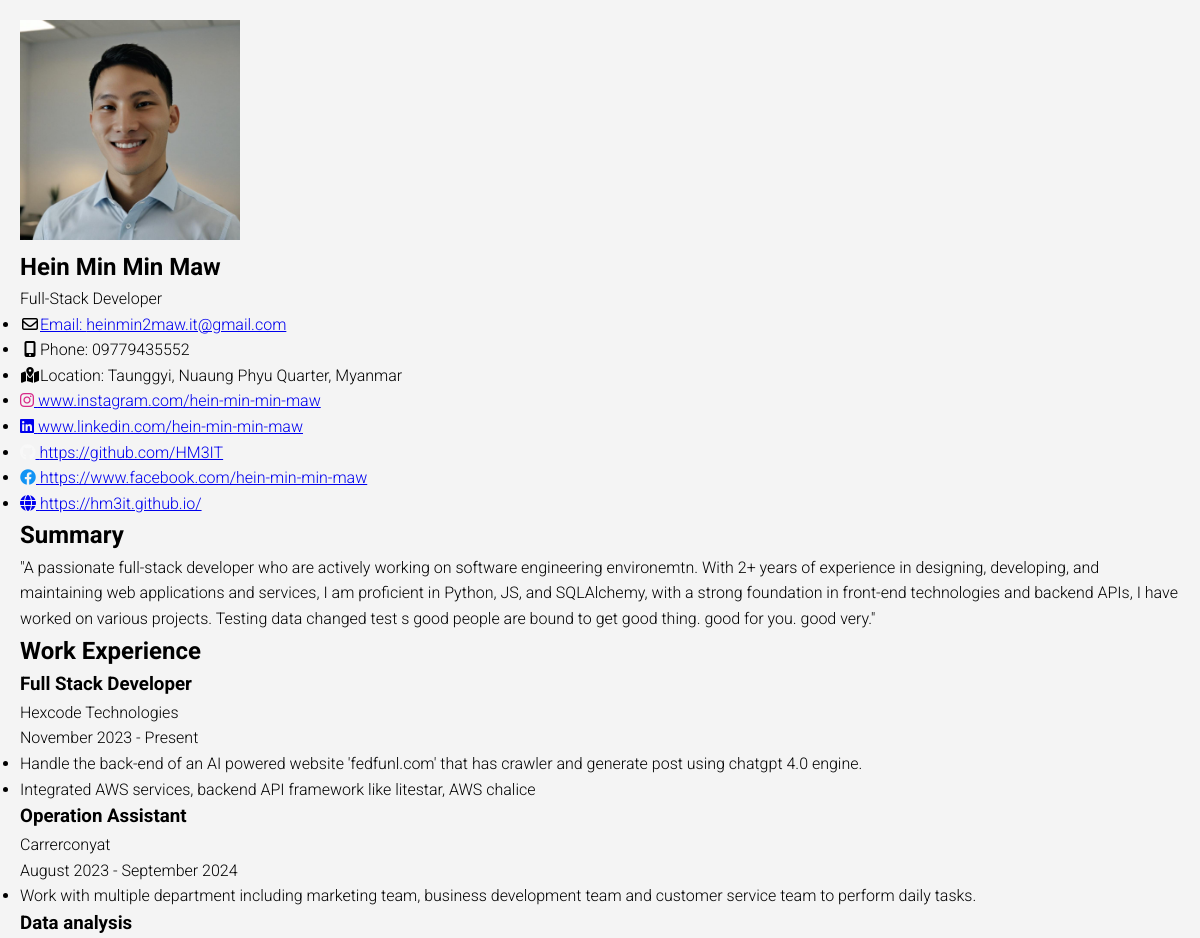
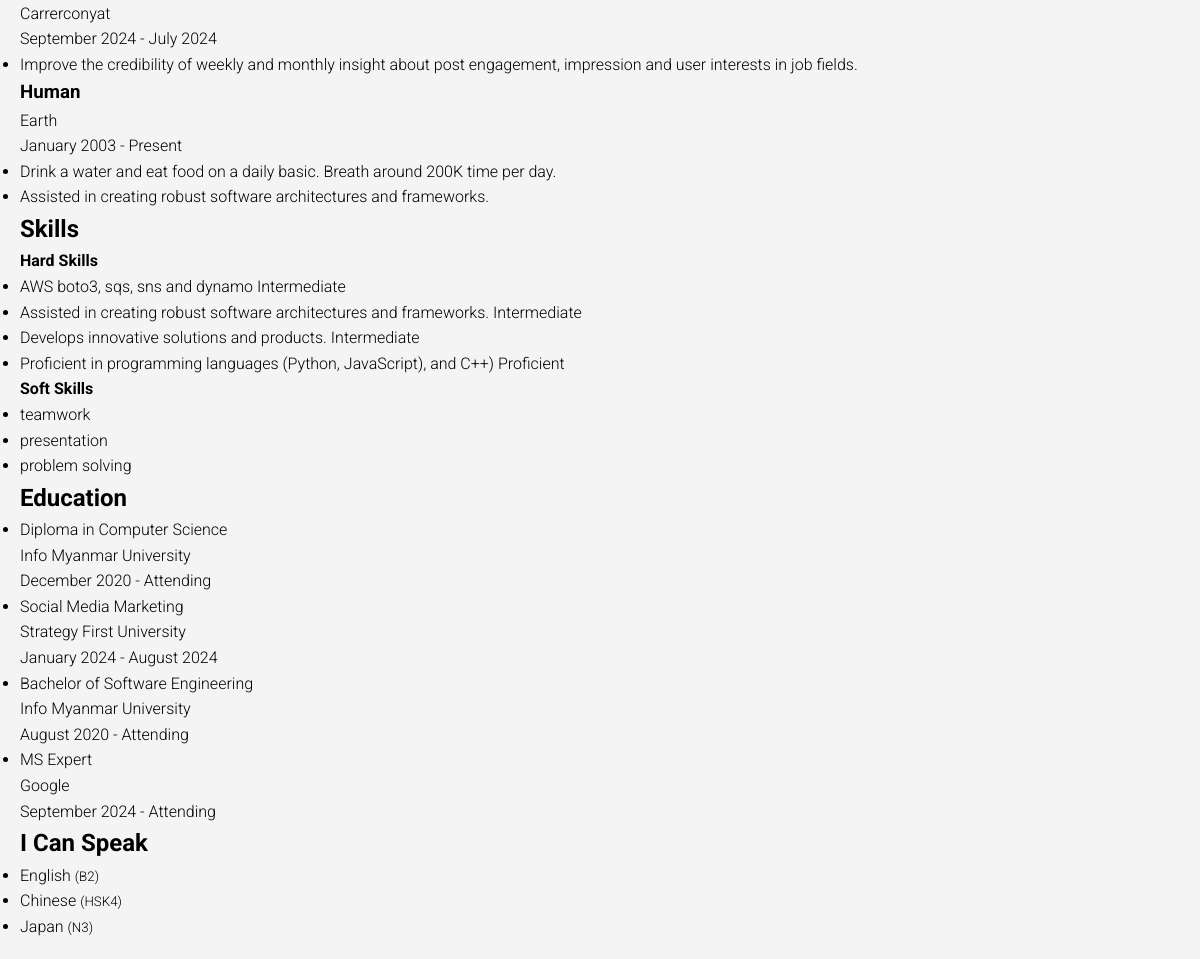
Screenshot of /resumes/view/59aa70b8-f612-4ecd-8516-d3fd2cb40cc7 with the database file from the repository (2 pictures, top to bottom).
### tables.py (models this page shows)
class Resume(Base):
    __tablename__ = "resume"
    id: Mapped[str] = mapped_column(primary_key=True)
    template_id: Mapped[int] = mapped_column(ForeignKey("template.id"))
    address_id: Mapped[int] = mapped_column(ForeignKey("address.id"))
    is_headshot: Mapped[bool] = mapped_column(Boolean)
    user_id: Mapped[int] = mapped_column(ForeignKey("users.id"))
    username: Mapped[str] = mapped_column(String(40), nullable=False)
    profession: Mapped[str] = mapped_column(String(40), nullable=False)
    image_file_path: Mapped[str] = mapped_column(String(150), nullable=True)
    phone: Mapped[str] = mapped_column(String(40), nullable=False)
    email: Mapped[str] = mapped_column(String(40), nullable=False)
    summary: Mapped[str] = mapped_column(Text, nullable=False)
    template_theme: Mapped[str] = mapped_column(String(50), nullable=False)
    address: Mapped["Address"] = relationship(back_populates="resumes")
    created_at: Mapped[datetime] = mapped_column(DateTime, default=datetime.utcnow)
    social_media: Mapped[List[SocialMedia]] = relationship(
        back_populates="resume", cascade="all, delete-orphan"
    )
    languages: Mapped[List[Language]] = relationship(
        back_populates="resume", cascade="all, delete-orphan"
    )
    work_experiences: Mapped[List[WorkExperience]] = relationship(
        back_populates="resume", cascade="all, delete-orphan"
    )
    educations: Mapped[List[Education]] = relationship(
        back_populates="resume", cascade="all, delete-orphan"
    )
    skills: Mapped[List[Skill]] = relationship(
        back_populates="resume", cascade="all, delete-orphan"
    )
    template: Mapped["Template"] = relationship("Template", back_populates="resumes")
    user: Mapped["User"] = relationship(back_populates="resumes")

class Address(Base):
    __tablename__ = "address"
    id: Mapped[str] = mapped_column(primary_key=True, default=lambda: str(uuid.uuid4()))
    city: Mapped[str] = mapped_column(String(40), nullable=False)
    country: Mapped[str] = mapped_column(String(40), nullable=False)
    __table_args__ = (UniqueConstraint("city", "country", name="unique_city_country"),)
    resumes: Mapped[List["Resume"]] = relationship(back_populates="address")

class SocialMedia(Base):
    __tablename__ = "social_media"
    id: Mapped[str] = mapped_column(primary_key=True, default=lambda: str(uuid.uuid4()))
    resume_id: Mapped[int] = mapped_column(ForeignKey("resume.id"))
    name: Mapped[SocialMediaPlatform] = mapped_column(
        Enum(SocialMediaPlatform, name="social_media_enum")
    )
    link: Mapped[str] = mapped_column(String(100), nullable=False)
    resume: Mapped["Resume"] = relationship(back_populates="social_media")

class WorkExperience(Base):
    __tablename__ = "work_experience"
    id: Mapped[str] = mapped_column(primary_key=True, default=lambda: str(uuid.uuid4()))
    resume_id: Mapped[int] = mapped_column(ForeignKey("resume.id"))
    company_name: Mapped[str] = mapped_column(String(40), nullable=False)
    position: Mapped[str] = mapped_column(String(40), nullable=False)
    location: Mapped[str] = mapped_column(String(150))
    start_date: Mapped[Date] = mapped_column(Date)
    end_date: Mapped[Date] = mapped_column(Date, nullable=True)
    is_working: Mapped[bool] = mapped_column(Boolean)
    achievement: Mapped[str] = mapped_column(nullable=True)
    resume: Mapped["Resume"] = relationship(back_populates="work_experiences")

class Skill(Base):
    __tablename__ = "skill"
    id: Mapped[str] = mapped_column(primary_key=True, default=lambda: str(uuid.uuid4()))
    resume_id: Mapped[int] = mapped_column(ForeignKey("resume.id"))
    name: Mapped[str] = mapped_column(String(30))
    proficiency: Mapped[Proficiency] = mapped_column(
        Enum(Proficiency, name="proficiency_enum")
    )
    resume: Mapped["Resume"] = relationship(back_populates="skills")

class Education(Base):
    __tablename__ = "education"
    id: Mapped[str] = mapped_column(primary_key=True, default=lambda: str(uuid.uuid4()))
    name: Mapped[str] = mapped_column(String(40), nullable=False)
    location: Mapped[str] = mapped_column(String(150))
    resume_id: Mapped[int] = mapped_column(ForeignKey("resume.id"))
    degree: Mapped[str] = mapped_column(String(40), nullable=False)
    start_date: Mapped[Date] = mapped_column(Date)
    end_date: Mapped[Date] = mapped_column(Date, nullable=True)
    is_studying: Mapped[bool] = mapped_column(Boolean)
    resume: Mapped["Resume"] = relationship(back_populates="educations")

class Language(Base):
    __tablename__ = "language"
    id: Mapped[str] = mapped_column(primary_key=True, default=lambda: str(uuid.uuid4()))
    resume_id: Mapped[int] = mapped_column(ForeignKey("resume.id"))
    name: Mapped[str] = mapped_column(String(100), nullable=False)
    fluent_level: Mapped[str] = mapped_column(String(100), nullable=False)
    resume: Mapped["Resume"] = relationship(back_populates="languages")

### app.py (the view)
@app.route("/resumes/view/<resume_id>", methods=["GET"])
def render_template_preview(resume_id):
    with get_session() as db_session:
        resume: Resume = (
            db_session.query(Resume)
            .filter_by(id=resume_id)
            .options(
                joinedload(Resume.work_experiences),
                joinedload(Resume.educations),
                joinedload(Resume.skills),
                joinedload(Resume.address),
                joinedload(Resume.template),
                joinedload(Resume.user),
            )
            .one()
        )
        template_file_path = resume.template.template_file_path
        return render_template("view-resume.html", template_path =template_file_path, resume=resume)

### app.py (called while the page is built)
@app.context_processor
def inject_user():
    return dict(user=current_user)

### db.py (called while the page is built)
@contextmanager
def get_session(scope_func=None):
    session = scoped_session(Session, scopefunc=scope_func)
    try:
        yield session
        session.commit()
    except Exception:
        session.rollback()
        raise
    finally:
        session.remove()

### utils.py (called while the page is built)
def replace_newlines(text):
    formatted_text = re.sub(r"\n(.)", r"</li><li>\1", text)
    return f"<li>{formatted_text}</li>"

### templates/view-resume.html (shortened to what this page needs)
{% extends 'base.html' %}
{% block body %}
<section id="resume-section" class="resume-section">
    {% if template_path %}
    <div id="resume-preview">
        {% include template_path %}
    </div>
    {% endif %}
</section>
{% endblock %}

### templates/resume-templates/template1-8a9a2efb-24de-4226-aefb-04c5c7a54f4f.html (shortened to what this page needs)
<div id="{{resume.id}}" class="resume-wrapper-inner mx-auto text-left bg-white ">
	<header class="resume-header pt-4 pt-md-0">
		{% if resume.image_file_path %}
		<div class="profile-div">
			<img id="pv-profile-img" src="{{ url_for('static', filename=resume.image_file_path) }}" alt="image"
				width="220" height="220">
		</div>
		{% endif %}
		<div class="primary-info">
			<h1 id="pv-username" class="name mt-0 mb-1 text-white text-uppercase text-uppercase">
				{{resume.username }}
			</h1>
			<div id="pv-profession" class="title mb-3">{{ resume.profession.title() }}</div>
			<ul class="list-unstyled">
				<li class="mb-2">
					<i class="far fa-envelope fa-fw mr-2" data-fa-transform="grow-3"></i><a
						href="mailto:{{resume.email }}">Email: <span id="pv-email">{{
							resume.email }} </span> </a>
				</li>
				<li class="mb-2"><a><i class="fas fa-mobile-alt fa-fw mr-2" data-fa-transform="grow-6"></i>Phone: <span
							id="pv-phone">{{
							resume.phone }}</span></a></li>
				<li class="mb-2"><a><i class="fas  fa-map-marked-alt fa-fw mr-2"
							data-fa-transform="grow-6"></i>Location:
						<span id="pv-city">{{ resume.address.city }}</span>, <span id="pv-country">{{
							resume.address.country }}</span></a>
				</li>
			</ul>
		</div>
		<div class="secondary-info mt-2">
			<ul id="social-media-list" class="resume-social list-unstyled">
				{% if resume.social_media %}
				{% for social_media in resume.social_media %}
				{% set media_name = social_media['name'].value.lower() %}
				<li id="{{media_name}}-item" class="mb-3">
					<a href="{{ social_media['link'] }}">
						<span class="fa-container text-center mr-2">
							{% if media_name == 'portfolio' %}
							<i class="fas fa-globe"></i>
							{% else %}
							<i class="fab fa-{{ social_media['name'].value.lower() }}"></i>
							{% endif %}
						</span>
						{{ social_media["link"] }}
					</a>
				</li>
				{% endfor %}
				{% endif %}
			</ul>
		</div>
	</header>
	<div class="resume-body p-5">
		<section class="resume-section summary-section mb-5">
			<h2 class="resume-section-title text-uppercase font-weight-bold pb-3 mb-3">Summary</h2>
			<div class="resume-section-content">
				<p id="pv-summary" class="mb-0">{{resume.summary}} </p>
			</div>
		</section>
		<div class="row">
			<div class="col-lg-9">
				<section class="resume-section experience-section mb-5">
					<h2 class="resume-section-title text-uppercase font-weight-bold pb-3 mb-3">Work Experience
					</h2>
					<div class="resume-section-content">
						<div id="work-experience-parent" class="resume-timeline position-relative">
							{% for experience in resume.work_experiences %}
							<article class="resume-timeline-item position-relative pb-5">
								<div class="resume-timeline-item-header mb-2">
									<div class="d-flex flex-column flex-md-row">
										<h3 class="resume-position-title font-weight-bold mb-1">{{
											experience.position }}</h3>
										<div class="resume-company-name ml-auto">
											{{ experience.company_name }}</div>
									</div>
									<div class="resume-position-time">
										{% if experience.start_date %}{{ experience.start_date.strftime('%B %Y')
										}}{% endif %}
										-
										{% if experience.is_working %}
										Present
										{% else %}
										{% if experience.end_date %}{{ experience.end_date.strftime('%B %Y')
										}}{% else %}N/A{% endif %}
										{% endif %}
									</div>
								</div>
								<div class="resume-timeline-item-desc">
									<ul id="work-achievements">
										{{ experience.achievement | replace_newlines | safe }}
									</ul>
								</div>
							</article>
							{% endfor %}
						</div>
					</div>
				</section>
			</div>
			<div class="col-lg-3">
				<section class="resume-section skills-section mb-5">
					<h2 class="resume-section-title text-uppercase font-weight-bold pb-3 mb-3">Skills</h2>
					<div class="resume-section-content">
						<div class="resume-skill-item">
							<h4 class="resume-skills-cat font-weight-bold">Hard Skills</h4>
							<ul id="skill-list" class="list-unstyled mb-4">
								{% for skill in resume.skills %}
								<li class="mb-2">
									<div class="resume-skill-name">{{ skill.name }} <span
											class="resume-skill-proficiency">{{ skill.proficiency.name.title()
											}}</span>
									</div>
								</li>
								{% endfor %}
							</ul>
						</div>
						<div class="resume-skill-item">
							<h4 class="resume-skills-cat font-weight-bold">Soft Skills</h4>
							<ul class="list-inline">
								{% set soft_skills = ['Teamwork','Presentation','Problem Solving'] %}
								{% for skill in soft_skills %}
								<li class="list-inline-item">
									<span class="badge badge-light">{{ skill.lower()}}</span>
								</li>
								{% endfor %}
							</ul>
						</div>
					</div>
				</section>
				<section class="resume-section education-section mb-5">
					<h2 class="resume-section-title text-uppercase font-weight-bold pb-3 mb-3">Education</h2>
					<div class="resume-section-content">
						<ul id="education-list" class="list-unstyled">
							{% for education in resume.educations %}
							<li class="mb-2">
								<div class="resume-degree font-weight-bold">{{ education.degree }}</div>
								<div class="resume-degree-org">{{ education.name }}</div>
								<div class="resume-degree-time">
									{% if education.start_date %}{{
									education.start_date.strftime('%B %Y') }}{% endif %}
									-
									{% if education.is_studying %}
									Attending
									{% else %}
									{% if education.end_date %}{{ education.end_date.strftime('%B %Y') }}{% else
									%}N/A{% endif %}
									{% endif %}
								</div>
							</li>
							{% endfor %}
						</ul>
					</div>
				</section>
				{% if resume.languages|length > 0 %}
				<section class="resume-section language-section mb-5">
					<h2 class="resume-section-title text-uppercase font-weight-bold pb-3 mb-3">I Can Speak
					</h2>
					<div class="resume-section-content">
						<ul id="language-list" class="list-unstyled resume-lang-list">
							{% for language in resume.languages %}
							<li class="mb-2"><span class="resume-lang-name font-weight-bold">{{language["name"]}}</span>
								<small class="text-muted font-weight-normal">({{language["fluent_level"]}})</small>
							</li>
							{% endfor %}
						</ul>
					</div>
				</section>
				{% endif %}
			</div>
		</div>
	</div>
</div>

### static/css/main.css (style rules this page uses)
:root { --primary-color: #0003b9; --secondary-color: #28e7b8; --highlight-color: #26a0f4; --danger-color: #ff4d4d; --warn-color: rgb(230, 103, 0); --input-width: 330px; --template-bg-color: #ffffff; }
* { margin: 0; padding: 0; box-sizing: border-box; }
body { font-family: "Roboto", Arial, sans-serif; font-weight: 300; font-style: normal; background-color: #f4f4f4; line-height: 1.6; }
i.fa-github { color: #f8f8f8 !important; }
i.fa-instagram { color: #d72888 !important; }
i.fa-facebook { color: #1193f4 !important; }
#pv-city, #pv-country { text-transform: capitalize; }
#pv-profession { text-transform: capitalize; }

### templates/view-resume.html (style rules this page uses)
#resume-section { height: fit-content; display: flex; padding: 20px; justify-content: space-around; overflow: hidden; }

### rows the page displays
Resume: image_file_path (picture), username "Hein Min Min Maw", profession "Full-Stack Developer", email "heinmin2maw.it@gmail.com", phone "09779435552", summary "\"A passionate full-stack developer who are actively working on software engineering environemtn. With 2+ years of experience in designing, developing, and maintaining web applications and services, I am proficient in Python, JS, and SQLAlchemy, with a strong foundation in front-end technologies and backend APIs, I have worked on various projects. Testing data changed test s good people are bound to get good thing. good for you. good very.\""
Address: address.city "Taunggyi, Nuaung Phyu Quarter", address.country "Myanmar"
SocialMedia: link "www.instagram.com/hein-min-min-maw"
SocialMedia: link "www.linkedin.com/hein-min-min-maw"
SocialMedia: link "https://github.com/HM3IT"
SocialMedia: link "https://www.facebook.com/hein-min-min-maw"
SocialMedia: link "https://hm3it.github.io/"
WorkExperience: position "Full Stack Developer", company_name "Hexcode Technologies", start_date "November 2023", is_working "Present", achievement "Handle the back-end of an AI powered website 'fedfunl.com' that has crawler and generate post using chatgpt 4.0 engine. Integrated AWS services, backend API framework like litestar, AWS chalice"
WorkExperience: position "Operation Assistant", company_name "Carrerconyat", start_date "August 2023", end_date "September 2024", achievement "Work with multiple department including marketing team, business development team and customer service team to perform daily tasks."
WorkExperience: position "Data analysis", company_name "Carrerconyat", start_date "September 2024", end_date "July 2024", achievement "Improve the credibility of weekly and monthly insight about post engagement, impression and user interests in job fields."
WorkExperience: position "Human", company_name "Earth", start_date "January 2003", is_working "Present", achievement "Drink a water and eat food on a daily basic. Breath around 200K time per day. Assisted in creating robust software architectures and frameworks."
Skill: name "AWS boto3, sqs, sns and dynamo", proficiency.name "Intermediate"
Skill: name "Assisted in creating robust software architectures and frameworks.", proficiency.name "Intermediate"
Skill: name "Develops innovative solutions and products.", proficiency.name "Intermediate"
Skill: name "Proficient in programming languages (Python, JavaScript), and C++)", proficiency.name "Proficient"
Education: degree "Diploma in Computer Science", name "Info Myanmar University", start_date "December 2020", is_studying "Attending"
Education: degree "Social Media Marketing", name "Strategy First University", start_date "January 2024", end_date "August 2024"
Education: degree "Bachelor of Software Engineering", name "Info Myanmar University", start_date "August 2020", is_studying "Attending"
Education: degree "MS Expert", name "Google", start_date "September 2024", is_studying "Attending"
Language: name "English", fluent_level "B2"
Language: name "Chinese", fluent_level "HSK4"
Language: name "Japan", fluent_level "N3"

### other values shown
{{ skill.lower() }} "teamwork" "presentation" "problem solving"
